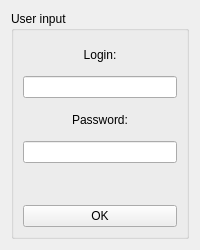
<?xml version="1.0" encoding="UTF-8"?>
<ui version="4.0">
 <class>LoginWindow</class>
 <widget class="QWidget" name="LoginWindow">
  <property name="geometry">
   <rect>
    <x>0</x>
    <y>0</y>
    <width>200</width>
    <height>250</height>
   </rect>
  </property>
  <property name="minimumSize">
   <size>
    <width>150</width>
    <height>200</height>
   </size>
  </property>
  <property name="maximumSize">
   <size>
    <width>200</width>
    <height>250</height>
   </size>
  </property>
  <property name="windowTitle">
   <string>Welcome</string>
  </property>
  <layout class="QHBoxLayout" name="horizontalLayout">
   <item>
    <widget class="QGroupBox" name="groupBox">
     <property name="title">
      <string>User input</string>
     </property>
     <layout class="QVBoxLayout" name="verticalLayout">
      <item>
       <widget class="QLabel" name="lbLogin">
        <property name="text">
         <string>Login:</string>
        </property>
        <property name="alignment">
         <set>Qt::AlignmentFlag::AlignCenter</set>
        </property>
       </widget>
      </item>
      <item>
       <widget class="QLineEdit" name="lnLogin"/>
      </item>
      <item>
       <widget class="QLabel" name="lbPassword">
        <property name="text">
         <string>Password:</string>
        </property>
        <property name="alignment">
         <set>Qt::AlignmentFlag::AlignCenter</set>
        </property>
       </widget>
      </item>
      <item>
       <widget class="QLineEdit" name="lnPassword">
        <property name="echoMode">
         <enum>QLineEdit::EchoMode::Password</enum>
        </property>
       </widget>
      </item>
      <item>
       <widget class="QLabel" name="lbErrorMess">
        <property name="text">
         <string/>
        </property>
       </widget>
      </item>
      <item>
       <widget class="QPushButton" name="pushButton">
        <property name="text">
         <string>OK</string>
        </property>
       </widget>
      </item>
     </layout>
    </widget>
   </item>
  </layout>
 </widget>
 <resources/>
 <connections/>
 <slots>
  <slot>sendData()</slot>
 </slots>
</ui>
